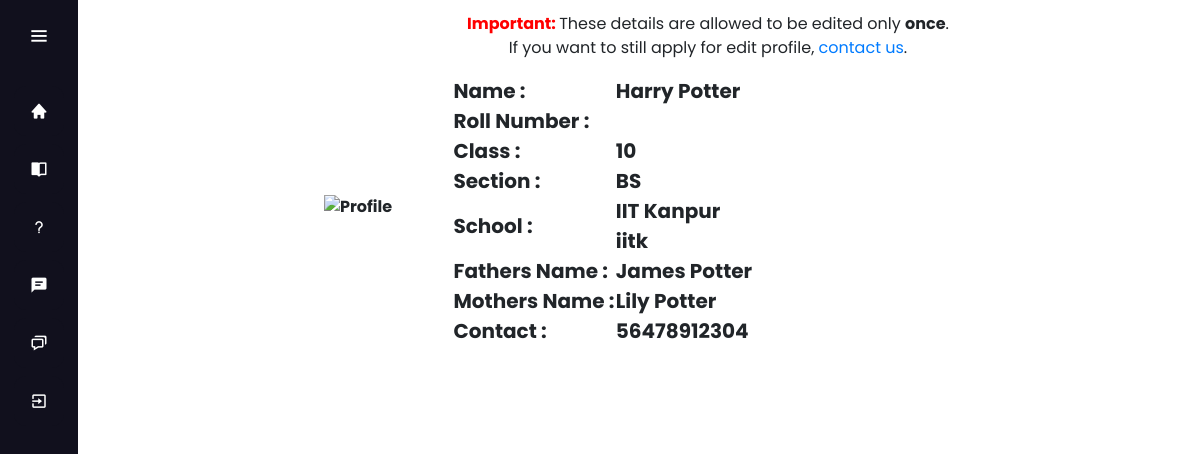
Page /profile/edit/ (signed in) on the committed database.
### loginapp/models.py (models this page shows)
class USER_SIGNUP_DATABASE(models.Model):
	first_name = models.CharField(max_length=NAME_LIMIT)
	last_name = models.CharField(max_length=NAME_LIMIT)
	user_class = models.CharField(max_length=USER_CLASS["class_length"])
	user_section = models.CharField(max_length=USER_CLASS["section_length"])
	user_contact = models.CharField(max_length=USER_CONTACT["contact_length"][1])
	user_r_number = models.CharField(max_length=R_NUMBER["number_length"][1])
	school_name = models.TextField()
	user_category = models.CharField(max_length=USER_CATEGORY["length_limit"])
	email_address = models.EmailField()
	password = models.BinaryField(max_length=PASSWORD_LENGTH["length_range"][1])
	user_created_time = models.DateTimeField(auto_now_add=True)
	verfied_user = models.BooleanField(default=False)
	connected_to = models.OneToOneField("loginapp.TEACHER_CODE_MAPPING", on_delete=models.CASCADE, null=True) # For students it will be "None"
	class_course_field = models.OneToOneField("courseapp.CLASS_COURSES_MAPPING", on_delete=models.CASCADE, null=True)  # For teachers it will be "None"

### profileapp/models.py (models this page shows)
class USER_PROFILE_DATABASE(models.Model):
	edit_once = models.BooleanField(default=False)
	user_signup_db_mapping = models.OneToOneField("loginapp.USER_SIGNUP_DATABASE", on_delete=models.CASCADE)
	user_profile_photo = models.FileField(upload_to="image/", null=True, verbose_name="", default=f"{MEDIA_ROOT}/image/profile_photo.jpg")
	father_name = models.CharField(max_length=NAME_LIMIT, default="")
	mother_name = models.CharField(max_length=NAME_LIMIT, default="")

### profileapp/views.py (the view)
# urls.py: path("profile/edit/", profile_views.editProfilePage),
def editProfilePage(request):
	if request.POST or len(request.POST) > 0:
		return HttpResponse(f'''<body><script>alert("Some error occured: Incorrect Http Method")</script><meta http-equiv="refresh" content='0; url="/profile/"'/></body>''')
	csrf_token = csrf.get_token(request)
	active_status = False
	user_id = None
	if request.session.has_key('user_id'):
		active_status = True
		user_id = request.session["user_id"]
	if active_status:
		extract_user__user_signup_database = login_models.USER_SIGNUP_DATABASE.objects.get(id=user_id)
		extract_user__user_profile_database = profile_models.USER_PROFILE_DATABASE.objects.get(user_signup_db_mapping=extract_user__user_signup_database)
		if not extract_user__user_profile_database.edit_once:
			if extract_user__user_signup_database.user_category == "TEACHER":
				return render(request, "edit_profile_teacher_page.html", {"MEDIA_URL":MEDIA_URL,"profile_data":extract_user__user_profile_database,"csrf_token":csrf_token})
			if extract_user__user_signup_database.user_category == "STUDENT":
				return render(request, "edit_profile_student_page.html", {"MEDIA_URL":MEDIA_URL,"profile_data":extract_user__user_profile_database,"csrf_token":csrf_token})
		else:
			return render(request, "edit_page_not_allowed.html", {"user_category":extract_user__user_signup_database.user_category, "preview_user": extract_user__user_signup_database, "preview_profile": extract_user__user_profile_database})
	else:
		return HttpResponse(f'''<body><meta http-equiv="refresh" content='0; url="/login/"'/></body>''')

### Templates/edit_page_not_allowed.html (shortened to what this page needs)
<!DOCTYPE html>
<html lang="en" dir="ltr">
  <head>
    {% load static %}
    <link rel="stylesheet" href="{% static 'homepage.css' %}">
    <link href='https://unpkg.com/boxicons@2.0.7/css/boxicons.min.css' rel='stylesheet'>
    <link rel="stylesheet" href="https://cdn.jsdelivr.net/npm/bootstrap@4.3.1/dist/css/bootstrap.min.css">
   </head>
<body>
  <div class="sidebar">
    <div class="logo-details">
        <i class='bx bx-menu' id="btn" ></i>
    </div>
    <ul class="nav-list">
      <li>
       <a href="/profile/">
        <i class='bx bxs-home'></i>
       </a>
     </li>
     <li>
       <a href="/lecture/">
        <i class='bx bxs-book-open'></i>
       </a>
     </li>
     <li>
       <a href="/test/">
        <i class='bx bx-question-mark'></i>
       </a>
     </li>
     <li>
       <a href="/forum/">
        <i class='bx bxs-comment-detail' ></i>
       </a>
     </li>
     <li>
       <a href="/news/">
        <i class='bx bx-chat' ></i>
       </a>
     </li>
     <li>
       <a href="/exit/">
        <i class='bx bx-exit'></i>
       </a>
     </li>
    </ul>
  </div>
  <div class="main">
<div class="edit-profile-main">
    <p style="text-align: center" ><span style="color:red; font-weight:bold" >Important: </span>These details are allowed to be edited only <span style="font-weight: bold;">once</span>.<br>If you want to still apply for edit profile, <a href="/contact/">contact us</a>.</p>
    <section class="edit-profile-section">
      <table class="edit-details-table" >
          <tr style= " text-align: left;">
            <th style="width:30%"><a  class="edit-profile-bot"><label for="fileField">
              <img src="{{MEDIA_URL}}{{preview_profile.user_profile_photo}}" alt="Profile" height="100px" width="100px"></label>
            <th>
              <table>
                  <tr>
                  <th class="profile-data" style="width:50%"><a >Name : </a></th>
                  <th class= "profile-data student-name" style="width:30%">{{preview_user.first_name}} {{preview_user.last_name}}</th>
                  </tr>
                  <tr>
                      {% if user_category == "STUDENT" %}
                      <th class="profile-data" style="width:50%">Roll Number :</th>
                      {% endif %}
                      <th class="profile-data student-roll-number" style="width:10%">{{preview_user.r_number}}</th>
                      </tr>
                  <tr>
                  <th class="profile-data" style="width:50%">Class :</th>
                  <th class="profile-data student-class" style="width:10%">{{preview_user.user_class}}</th>
                  </tr>
                  <tr>
                    <th class="profile-data" style="width:50%">Section :</th>
                    <th class="profile-data student-class" style="width:10%">{{preview_user.user_section}}</th>
                    </tr>
                  <tr>
                      <th class="profile-data" style="width:30%">School :</th>
                      <th class="profile-data student-school" style="width:10%">{{preview_user.school_name}}</th>
                      </tr>
                      {% if user_category == "STUDENT" %}
                      <tr>
                        <th class="profile-data" style="width:50%"><a >Fathers Name : </a></th>
                        <th class= "profile-data student-name" style="width:30%">{{preview_profile.father_name}}</th>
                        </tr>
                        <tr>
                          <th class="profile-data" style="width:50%"><a >Mothers Name : </a></th>
                          <th class= "profile-data student-name" style="width:30%">{{preview_profile.mother_name}}</th>
                          </tr>
                     {% endif %}
                        <tr>
                            <th class="profile-data" style="width:50%">Contact :</th>
                            <th class="profile-data student-roll-number" style="width:10%">{{preview_user.user_contact}}</th>
                            </tr>
              </table>
          </tr>
        </table>
    </section>
  </div>
  </div>
  {% load static %}
</body>
</html>

### Templates/static/homepage.css (style rules this page uses)
* { margin: 0; padding: 0; box-sizing: border-box; font-family: "Poppins" , sans-serif; }
.sidebar { position: fixed; left: 0; top: 0; height: 100%; width: 78px; background: #11101D; padding: 6px 14px; z-index: 99; transition: all 0.5s ease; }
.sidebar .logo-details { height: 60px; display: flex; align-items: center; position: relative; }
.sidebar .logo-details #btn { position: absolute; top: 50%; right: 0; transform: translateY(-50%); font-size: 22px; transition: all 0.4s ease; font-size: 23px; text-align: center; cursor: pointer; transition: all 0.5s ease; }
.sidebar i { color: #fff; height: 60px; min-width: 50px; font-size: 28px; text-align: center; line-height: 60px; }
.sidebar .nav-list { margin-top: 20px; height: 100%; }
.sidebar li { position: relative; margin: 8px 0; list-style: none; }
.sidebar li a { display: flex; height: 100%; width: 100%; border-radius: 12px; align-items: center; text-decoration: none; transition: all 0.4s ease; background: #11101D; }
.sidebar li i { height: 50px; line-height: 50px; font-size: 18px; border-radius: 12px; }
.main, .edit-profile-main { margin-left : 15%; margin-top : 1%; margin-right : 5%; }
.profile-data { font-size: 20px; }

### rows in the picture
USER_SIGNUP_DATABASE: first_name "Harry", last_name "Potter", user_class "10", user_section "BS", school_name "IIT Kanpur iitk", user_contact "56478912304"
USER_PROFILE_DATABASE: father_name "James Potter", mother_name "Lily Potter"
